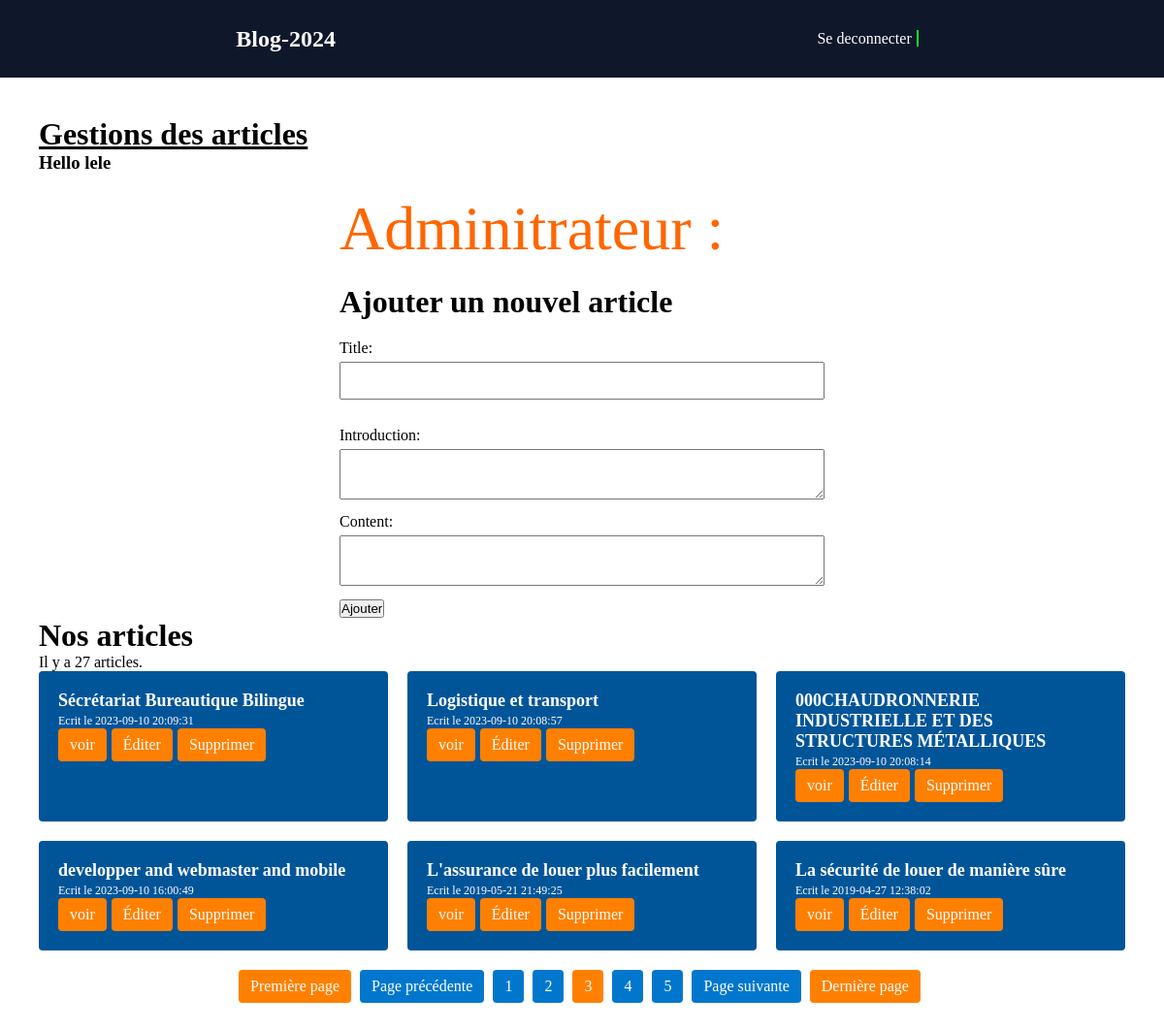
The app's page /admin_dashboard?page=3 (signed in) with its own data.
### tables this page shows
CREATE TABLE `articles` (
  `id` int(11) NOT NULL,
  `aimage` varchar(1000) DEFAULT NULL,
  `title` varchar(255) NOT NULL,
  `slug` varchar(255) NOT NULL,
  `introduction` text NOT NULL,
  `content` text NOT NULL,
  `created_at` datetime NOT NULL,
  `updated_at` datetime NOT NULL DEFAULT current_timestamp() ON UPDATE current_timestamp()
);

### admin_dashboard.php (called while the page is built, shortened)
<?php
require_once "database/database.php";
$articlesPerPage = 6;
$page = filter_input(INPUT_GET, 'page', FILTER_VALIDATE_INT) ?: 1;
$allArticles = getAllArticles($pdo);
$totalArticles = count($allArticles);
$totalPages = ceil($totalArticles / $articlesPerPage);
$page = max(1, min($page, $totalPages));
$startIndex = ($page - 1) * $articlesPerPage;
function getAllArticles($pdo)
{
$query = "SELECT * FROM articles ORDER BY created_at DESC";
$stmt = $pdo->prepare($query);
$stmt->execute();
return $stmt->fetchAll();
}
require"templates/admin/admin_dashboard_html.php";
require"templates/layout_html.php";

### templates/admin/admin_dashboard_html.php (the view, shortened to what this page needs)
<h1><u>Gestions des articles</u></h1>
<h3>Hello <?= isset($_SESSION["auth"]['username']) ? $_SESSION["auth"]['username'] : "" ?></h3>
<div class="admin">
  <div class="article adm">
    <span style='color:#FF6600 ; font-size:4rem; text-align:center; font-weight: 700px;'>Adminitrateur : </span>
  </div>
  <h1>Ajouter un nouvel article</h1>
  <form method="POST" action="admin_dashboard">
    <label for="title">Title:</label>
    <input type="text" name="title" id="title">
    <br>
    <br>
    <label for="introduction">Introduction:</label>
    <textarea name="introduction" id="introduction"></textarea>
    <br>
    <label for="content">Content:</label>
    <textarea name="content" id="content"></textarea>
    <br>
    <button type="submit" name="add-article" value="add-article">Ajouter</button>
</div>
<?php
$articles = array_slice($allArticles, $startIndex, $articlesPerPage);
echo "<h1>Nos articles</h1>";
echo "<p>Il y a " . count($allArticles) . " articles.</p>";
echo '<div class="article-grid">';
foreach ($articles as $article) {
echo '<div class="article">';
echo '<h2>' . htmlspecialchars($article['title']) . '</h2>';
echo '<small>Ecrit le ' . htmlspecialchars($article['created_at']) . '</small><br>';
echo '<a href="article?id=' . urlencode($article['id']) . '">voir</a>';
echo '<a href="edit-article?id=' . urlencode($article['id']) . '">Éditer</a>';
echo '<a href="delete-article?id=' . urlencode($article['id']) .
        '" onclick="return confirm(\'Êtes-vous sûr de vouloir supprimer cet article ?!\')">Supprimer</a>';
echo '</div>';
}
echo '</div>';
echo "<div class='pagination'>";
if ($totalPages > 1) {
echo $page > 1 ? "<a href='admin_dashboard?page=1'>Première page</a> <a href='admin_dashboard?page=" . ($page - 1) . "'>Page précédente</a> " : '';
for ($i = 1; $i <= $totalPages; $i++) {
        echo $i == $page ? "<span class='current-page'>$i</span> " : "<a href='admin_dashboard?page=$i'>$i</a> ";
}
echo $page < $totalPages ? "<a href='admin_dashboard?page=" . ($page + 1) . "'>Page suivante</a> <a href='admin_dashboard?page=$totalPages'>Dernière page</a> " : '';
}
echo "</div>";
?>

### templates/style.css (style rules this page uses)
:root { --color-first: #0F172A; --color-second: #F0F0F0; --color-white: #FFF; --color-success: #2ECC71; --color-error: #E74C3C; --color-cyan: #0afc1e; --linear-gradient: linear-gradient(45deg, var(--color-first), var(--color-success)); --fontSize-1: 4rem; --fontSize-2: 3.2rem; --fontSize-3: 2.4rem; --fontSize-4: 2rem; --fontSize-5: 1.8rem; --fontSize-6: 1.6rem; --fontSize-7: 1.4rem; --fontSize-8: 1rem; --fontSize-9: 0.8rem; --weight-Light: 300; --weight-Regular: 500; --weight-SemiBold: 600; --weight-Bold: 700; --weight-ExtratBold: 900; }
*, *::before, *::after { margin: 0; padding: 0; box-sizing: border-box; transition: .2s linear; outline: none; }
html { scroll-behavior: smooth; }
body { font-family: 'Poppins'; background-color: rgb(255, 255, 255); }

### templates/paginate.css (style rules this page uses)
.article-grid { display: grid; grid-template-columns: repeat(3, 1fr); grid-gap: 20px; }
.admin { display: grid; align-items: center; justify-content: center; }
.article { background-color: #005599; padding: 20px; border-radius: 4px; color: #FFF; }
.article.adm { background-color: #fff; padding-left: 0px; }
.article h2 { font-size: 18px; margin-top: 0; }
.article small { font-size: 12px; }
.article a { display: inline-block; padding: 8px 12px; margin-right: 5px; color: #FFF; background-color: #FF8000; border-radius: 4px; text-decoration: none; }
form { margin-top: 20px; width: 500px; }
label { display: block; margin-bottom: 5px; }
input[type="text"], textarea { width: 100%; padding: 10px; margin-bottom: 10px; }
.pagination { margin-top: 20px; text-align: center; }
.pagination a, .pagination span { display: inline-block; padding: 8px 12px; margin-right: 5px; color: #FFF; background-color: #0077CC; border-radius: 4px; text-decoration: none; }
span.current-page { background-color: #FF8000; }
.pagination a:first-child, .pagination a:last-child { background-color: #FF8000; }

### records on screen
articles: title "Sécrétariat Bureautique Bilingue", created_at "2023-09-10 20:09:31"
articles: title "Logistique et transport", created_at "2023-09-10 20:08:57"
articles: title "000CHAUDRONNERIE INDUSTRIELLE ET DES STRUCTURES MÉTALLIQUES", created_at "2023-09-10 20:08:14"
articles: title "developper and webmaster and mobile", created_at "2023-09-10 16:00:49"
articles: title "L'assurance de louer plus facilement", created_at "2019-05-21 21:49:25"
articles: title "La sécurité de louer de manière sûre", created_at "2019-04-27 12:38:02"

### other values on screen
$_SESSION["auth"]['username'] "lele"
count($allArticles) "27"
